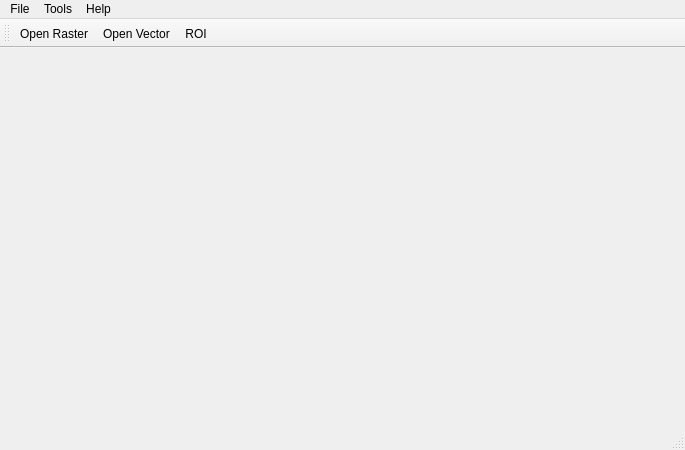
<?xml version="1.0" encoding="UTF-8"?>
<ui version="4.0">
 <class>CRSIISClass</class>
 <widget class="QMainWindow" name="CRSIISClass">
  <property name="geometry">
   <rect>
    <x>0</x>
    <y>0</y>
    <width>685</width>
    <height>450</height>
   </rect>
  </property>
  <property name="windowTitle">
   <string>CRSIIS</string>
  </property>
  <widget class="QWidget" name="centralWidget"/>
  <widget class="QMenuBar" name="menuBar">
   <property name="geometry">
    <rect>
     <x>0</x>
     <y>0</y>
     <width>685</width>
     <height>23</height>
    </rect>
   </property>
   <widget class="QMenu" name="menuFile">
    <property name="title">
     <string>File</string>
    </property>
    <addaction name="actionOpen_Raster"/>
    <addaction name="actionOpen_Vector"/>
   </widget>
   <widget class="QMenu" name="menuHelp">
    <property name="title">
     <string>Help</string>
    </property>
    <addaction name="actionAbout"/>
   </widget>
   <widget class="QMenu" name="menuTools">
    <property name="title">
     <string>Tools</string>
    </property>
    <addaction name="actionROI"/>
   </widget>
   <addaction name="menuFile"/>
   <addaction name="menuTools"/>
   <addaction name="menuHelp"/>
  </widget>
  <widget class="QToolBar" name="mainToolBar">
   <attribute name="toolBarArea">
    <enum>TopToolBarArea</enum>
   </attribute>
   <attribute name="toolBarBreak">
    <bool>false</bool>
   </attribute>
   <addaction name="actionOpen_Raster"/>
   <addaction name="actionOpen_Vector"/>
   <addaction name="actionROI"/>
  </widget>
  <widget class="QStatusBar" name="statusBar"/>
  <action name="actionAbout">
   <property name="text">
    <string>About</string>
   </property>
  </action>
  <action name="actionOpen_Raster">
   <property name="text">
    <string>Open Raster</string>
   </property>
  </action>
  <action name="actionOpen_Vector">
   <property name="text">
    <string>Open Vector</string>
   </property>
  </action>
  <action name="actionROI">
   <property name="text">
    <string>ROI</string>
   </property>
  </action>
 </widget>
 <layoutdefault spacing="6" margin="11"/>
 <resources>
  <include location="crsiis.qrc"/>
 </resources>
 <connections/>
</ui>
